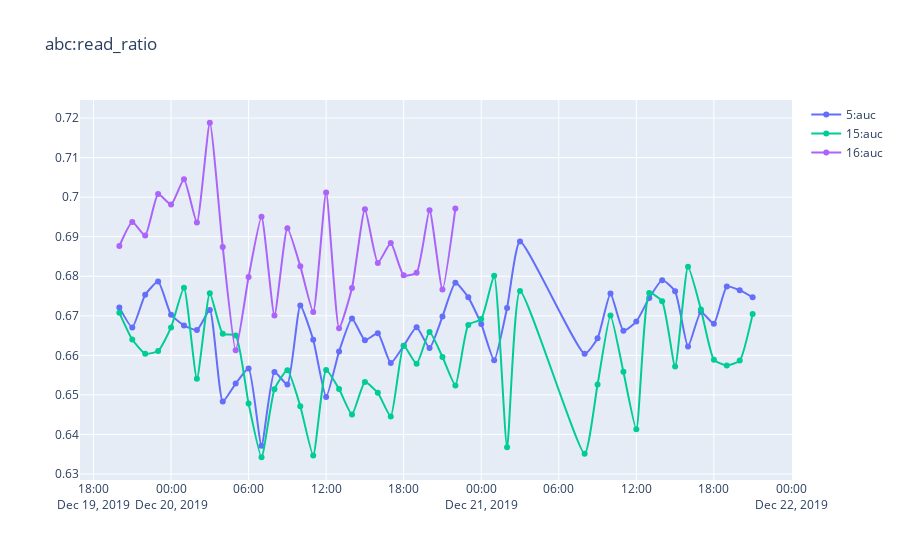
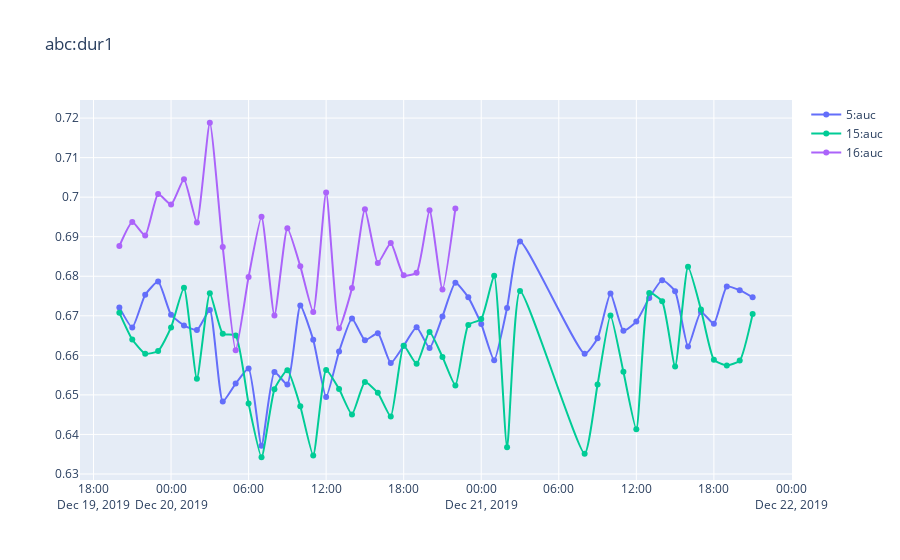
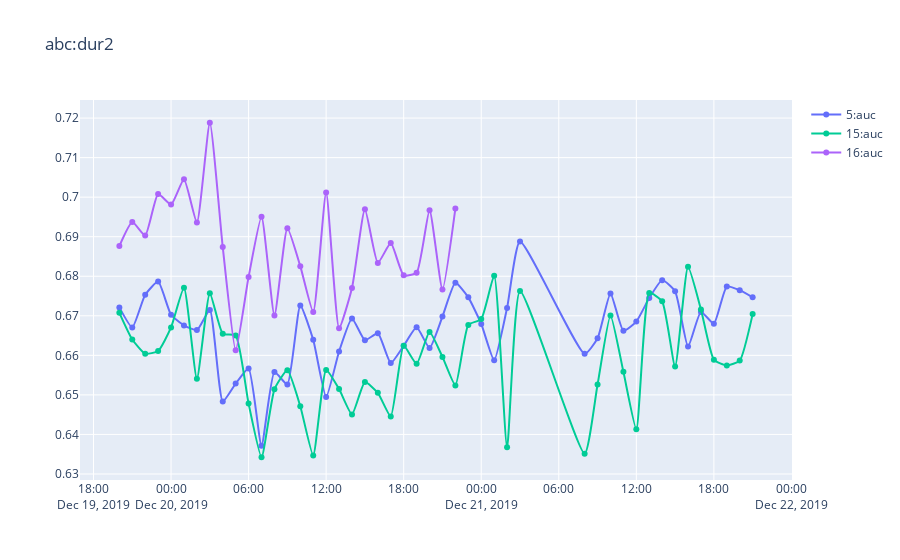
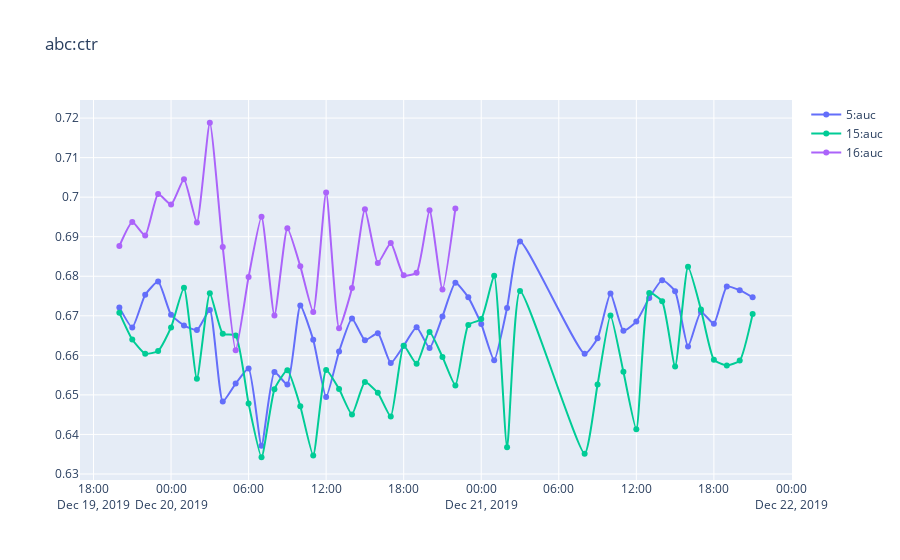

Notebook source saved alongside these figures, in order:
### Code cell
mark = 'video'
compare(dfs)
